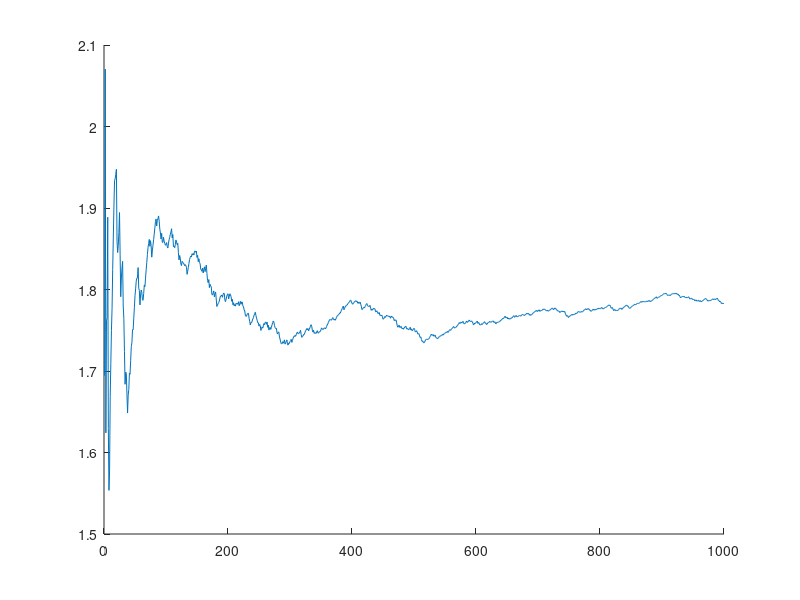

Recreate this plot in MATLAB. (Note: this script raises an error after producing the figure.)
% Exercise - Monte Carlo integration of a Gaussian function

%% 1. Aim of the exercise
% Use Monte Carlo (MC) integration to estimate the area under a Gaussian
% curve. Instead of computing the integral analytically, approximate it
% using random sampling.

%% 2. Theory
% Refer to the accompanying PDF for theoretical background.

%% 3. Define the number of samples

% 3.1. Clear workspace and memory
clear;

% 3.2. Set number of random samples for estimation
N_samples = 1000; % Number of random draws from the target distribution

%% 4. Monte Carlo integration: Estimating integrals via sampling

% 4.1. Generate random samples from a standard normal distribution
standard_normal_samples = random('Normal',0,1,[N_samples,1]);

% 4.2. Evaluate the unnormalized Gaussian function at each sample point
unnormalized_gaussian = exp(-0.5*standard_normal_samples.^2);

% This computes the height of the Gaussian curve at each sampled x-value.

% 4.3. Estimate the integral by averaging the function values and scaling
integral_estimate = sqrt(2*pi)*mean(unnormalized_gaussian);

%% 5. Convergence behavior of the MC integral estimate

% 5.1. Track how the estimate evolves with more samples
convergence_integral_estimate = ...
    cumsum(sqrt(2*pi).*unnormalized_gaussian)./(1:N_samples)';

% Running average of scaled function values shows convergence toward the
% true value.

% 5.2. Track how the mean squared error (MSE) evolves with more samples
convergence_MSE = ...
    cumsum((sqrt(2*pi).*unnormalized_gaussian-sqrt(pi)).^2) ./ ...
    (1:N_samples)';

% Computes the running MSE between the scaled Gaussian estimate and
% sqrt(pi). The numerator accumulates squared errors; the denominator
% normalizes by sample count.

%% 6. Visualize convergence of the MC estimate and its error

% 6.1. Plot how the Monte Carlo estimate converges to the true value
figure
hold on
plot(1:N_samples,convergence_integral_estimate,'DisplayName', ...
    'MC integral estimate');
yline(sqrt(pi),'DisplayName','True integral value');
title('Fig. 1. Convergence of Monte Carlo estimate');
xlabel('Number of samples (draws)');
ylabel('Estimate');
legend('show');
hold off

% 6.2. Plot how the MSE decreases with more samples
figure
hold on
plot(1:N_samples,convergence_MSE,'DisplayName','MSE of MC estimate');
plot(1:N_samples,1./sqrt(1:N_samples),'DisplayName', ...
    'Theoretical error decay');
title('Fig. 2. Convergence of MSE of MC estimate');
xlabel('Number of samples (draws)');
ylabel('Mean Squared Error');
legend('show');
hold off
